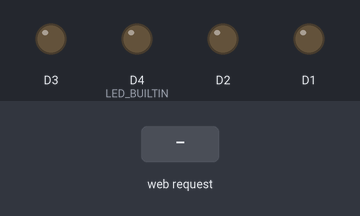
The sketch below on a simulated ESP8266 (NodeMCU). Shown: output pins drawn as LEDs (lit = HIGH, except the on-board LED, lit = LOW). Inputs (shaded band) come from the test bench. WiFi joins after 1.5 s; servers stay silent unless stated; what the sketch prints to the serial monitor is not drawn.

Above: at 3.6 s.
3.7 s: HTTP request GET /off received
At 4.9 s:
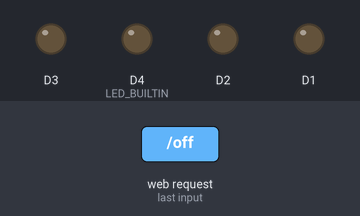
5.2 s: HTTP request GET /yellow received
At 6.4 s:
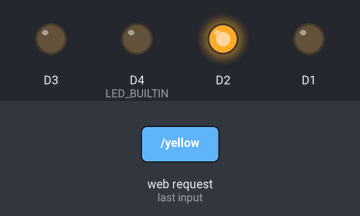
6.7 s: HTTP request GET /green received
At 7.7 s:
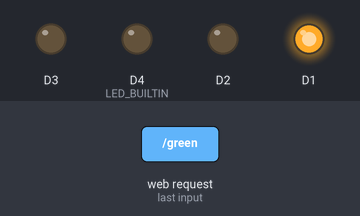
8.3 s: HTTP request GET /red received
At 8.9 s:
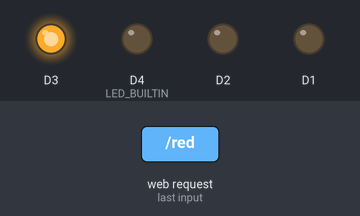
9.8 s: HTTP request GET /cycle received
At 10.2 s:
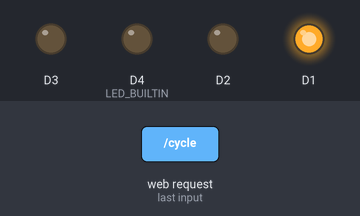
Timing chart, 0 to 12.3 s (numbered marks = the images above; inputs shaded):
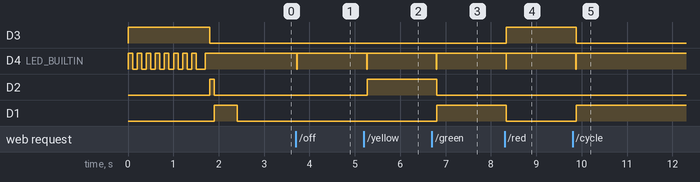

Measured:
- after the input at 3.7 s, D4 (LED_BUILTIN): HIGH → LOW at once, → HIGH 0.01 s later
- after the input at 5.2 s, D4 (LED_BUILTIN): HIGH → LOW after 0.06 s, → HIGH 0.01 s later; D2: LOW → HIGH after 0.07 s
- after the input at 6.7 s, D4 (LED_BUILTIN): HIGH → LOW after 0.10 s, → HIGH 0.01 s later; D2: HIGH → LOW after 0.11 s; D1: LOW → HIGH after 0.11 s
- after the input at 8.3 s, D3: LOW → HIGH at once; D4 (LED_BUILTIN): HIGH → LOW at once, → HIGH 0.01 s later; D1: HIGH → LOW at once
- after the input at 9.8 s, D3: HIGH → LOW after 0.08 s; D4 (LED_BUILTIN): HIGH → LOW after 0.07 s, → HIGH 0.01 s later; D1: LOW → HIGH after 0.08 s

The sketch:

Lab2.ino
```cpp
#include <ESP8266WiFi.h>

//Sets some global variables
const char* ssid = "Blake-Hotspot";
const char* password = "blakepublic";
WiFiServer server(80);
unsigned long startMillis;
bool cycle = false;

//Setup for pins and clears all of them
void setup() {

  //Setup serial and all LED outputs then clears the LEDs
  Serial.begin(9600);
  pinMode(D1, OUTPUT);
  pinMode(D2, OUTPUT);
  pinMode(D3, OUTPUT);
  pinMode(LED_BUILTIN, OUTPUT);
  allLightsOff();

  //Using the Wifi library begin connecting to the set network and provide status updates.
  Serial.print("Connecting to ");
  Serial.println(ssid);
  WiFi.begin(ssid, password);
  redLight();
  while (WiFi.status() != WL_CONNECTED) {
    digitalWrite(LED_BUILTIN, HIGH);
    delay(100);
    Serial.print(".");
    digitalWrite(LED_BUILTIN, LOW);
    delay(100);
  }
  delay(100);
  digitalWrite(LED_BUILTIN, HIGH);
  delay(100);
  yellowLight();
  delay(100);
  Serial.println();
  Serial.println("(( WiFi connected ))");
  Serial.println(WiFi.localIP());

  server.begin();
  Serial.println("((( Server Started )))");
  greenLight();
  delay(500);
  allLightsOff();
}

void loop() {

  // Sets up a client object for connections to the webpage. Constantly checks if a request is made
  WiFiClient client = server.available();
  if (client) {
    digitalWrite(LED_BUILTIN, LOW);
    delay(10);
    digitalWrite(LED_BUILTIN, HIGH);
    while (!client.available()) {
      delay(10);
    }
  }
  client.setTimeout(100);

  //This section reads for inbound requests made by the web client. If any one of the endpoints is hit the corresponding code will trigger.
  String req = client.readStringUntil('\r');
  if (req.indexOf("/off") != -1) {
    cycle = false;
    allLightsOff();
  }
  if (req.indexOf("/green") != -1) {
    cycle = false;
    greenLight();
  }
  if (req.indexOf("/yellow") != -1) {
    cycle = false;
    yellowLight();
  }
  if (req.indexOf("/red") != -1) {
    cycle = false;
    redLight();
  }
  if (req.indexOf("/cycle") != -1) {
    cycle = true;
    startMillis = millis();
  }

  //Checks if the program is in cycle mode and plays the appropriate light pattern.
  if (cycle == true){
    if ((millis() - startMillis) < 5000 ){
      greenLight();
    }
    if ((millis() - startMillis) > 5000 && (millis() - startMillis) < 8000 ){
      yellowLight();
    }
    if ((millis() - startMillis) > 8000 && (millis() - startMillis) < 13000 ){
      redLight();
    }
    if ((millis() - startMillis) > 13000){
      startMillis = millis();
    }
  }

  //These client.print commands print out the html for the webpage and ultimately generates the page. This allows for the page to be served and interacted with in real time.
  client.println("<!doctype html>");
  client.println("<html>");
  client.println("<head>");
  client.println("<link rel='stylesheet' href='https://stackpath.bootstrapcdn.com/bootstrap/4.4.1/css/bootstrap.min.css' integrity='sha384-Vkoo8x4CGsO3+Hhxv8T/Q5PaXtkKtu6ug5TOeNV6gBiFeWPGFN9MuhOf23Q9Ifjh' crossorigin='anonymous'>");
  client.println("<title>Aurdunio Stoplight</title>");
  client.println("</head>");

  client.println("<center>");
  client.println("<body>");
  client.println("<header>");
  client.println("<h1>Arduino Stoplight Lab 2</h1>");
  client.println("</header>");

  client.print("<h2>Red Light</h2>");
  client.print("<a href='http://");
  client.print(WiFi.localIP());
  client.print("/red' class='btn btn-block btn-lg btn-primary' role='button'><br>Turn on<br><br></a><br>");

  client.print("<h2>Yellow Light</h2>");
  client.print("<a href='http://");
  client.print(WiFi.localIP());
  client.print("/yellow' class='btn btn-block btn-lg btn-primary' role='button'><br>Turn on<br><br></a><br>");

  client.print("<h2>Green Light</h2>");
  client.print("<a href='http://");
  client.print(WiFi.localIP());
  client.print("/green' class='btn btn-block btn-lg btn-primary' role='button'><br>Turn on<br><br></a><br>");

  client.print("<h2>All Lights Off</h2>");
  client.print("<a href='http://");
  client.print(WiFi.localIP());
  client.print("/off' class='btn btn-block btn-lg btn-primary' role='button'><br>Turn on<br><br></a><br>");

  client.print("<h2>Cycle Light</h2>");
  client.print("<a href='http://");
  client.print(WiFi.localIP());
  client.print("/cycle' class='btn btn-block btn-lg btn-primary' role='button'><br>Turn on<br><br></a><br>");


  client.println("<span>Created by Blake Porter</span>");
  client.println("</body>");
  client.println("</center>");
  client.println("</html>");
}

//These functions directly contol the lights so that the loop can call these at anytime to change the light that is on.
void allLightsOff() {
  digitalWrite(D1, LOW);
  digitalWrite(D2, LOW);
  digitalWrite(D3, LOW);
}

void greenLight() {
  digitalWrite(D1, HIGH);
  digitalWrite(D2, LOW);
  digitalWrite(D3, LOW);
}

void yellowLight() {
  digitalWrite(D1, LOW);
  digitalWrite(D2, HIGH);
  digitalWrite(D3, LOW);
}

void redLight() {
  digitalWrite(D1, LOW);
  digitalWrite(D2, LOW);
  digitalWrite(D3, HIGH);
}
```
